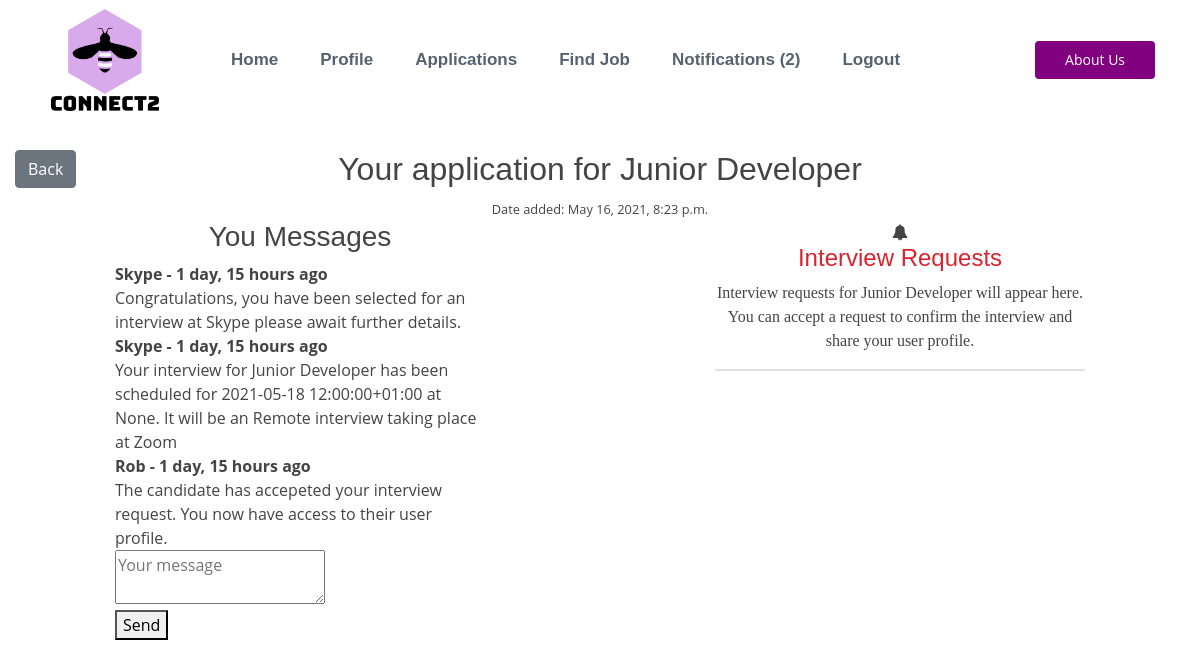
The app's page /application/6/216/ (signed in) with its own data.
### account/models.py (models this page shows, shortened)
class Application(models.Model):
    STATUS = {
        ('applied', 'applied'),
        ('second round', 'second round'),
        ('interview', 'interview'),
        ('accepted', 'accepted'),
        ('rejected', 'rejected'),
    }
    candidate = models.ForeignKey(
        Employee, on_delete=models.CASCADE, related_name='candidates')
    job = models.ForeignKey(Job, on_delete=models.CASCADE)
    status = models.CharField(max_length=15, choices=STATUS)
    updated = models.DateTimeField(auto_now=True)
    created = models.DateTimeField(auto_now_add=True)
    score = models.IntegerField(null=True)
    cover_letter = models.TextField(
        null=True)
    person_type = models.CharField(max_length=15, null=True)
    job_type = models.CharField(max_length=15, null=True)
    match = models.BooleanField(default=False)
    favourited = models.BooleanField(default=False)
    interview = models.BooleanField(default=False)

class Job(models.Model):
    STATUS = (
        ('Open', 'Open'),
        ('Closed', 'Closed'),
        ('Interview', 'Interview'),
    )
    CONTRACT = (
        ('Full Time', 'Full Time'),
        ('Part Time', 'Part Time'),
    )
    WORK = (
        ('Office', 'Office'),
        ('Remote', 'Remote'),
    )
    LENGTH = (
        ('Permanent', 'Permanent'),
        ('Temporary', 'Temporary'),
    )
    employer = models.ForeignKey(
        Employer, null=True, on_delete=models.CASCADE)
    date_created = models.DateTimeField(auto_now_add=True, null=True)
    status = models.CharField(max_length=200, null=True, choices=STATUS)
    title = models.CharField(max_length=200)
    description_role = models.TextField(max_length=2000, null=True, blank=True)
    description_personality = models.TextField(
        max_length=200000, null=True, blank=True)
    contract = models.CharField(max_length=200, null=True, choices=CONTRACT)
    office_type = models.CharField(max_length=200, null=True, choices=WORK)
    length = models.CharField(max_length=200, null=True, choices=LENGTH)
    ideal_person = models.CharField(max_length=200, null=True)
    location = models.CharField(max_length=200, null=True)
    num_hires = models.IntegerField(null=True)
    city = models.CharField(max_length=200, null=True)
    enviornment = models.TextField(
        max_length=2000, null=True, blank=True)
    created = models.DateTimeField(auto_now_add=True)
    job_round = models.IntegerField(null=True, default=1)
    no_applicants = models.IntegerField(default=0, null=True)
    def __str__(self):
        return self.title

class ConversationMessage(models.Model):
    application = models.ForeignKey(
        Application, related_name='conversationmessages', on_delete=models.CASCADE)
    content = models.TextField()
    employer = models.ForeignKey(
        Employer, related_name='conversationmessages', on_delete=models.CASCADE, null=True)
    employee = models.ForeignKey(
        Employee, related_name='conversationmessages', on_delete=models.CASCADE, null=True)
    created_by = models.ForeignKey(
        User, related_name='conversationmessages', on_delete=models.CASCADE, null=True)
    created_at = models.DateTimeField(auto_now_add=True)
    class Meta:
        ordering = ['created_at']

class User(AbstractUser):
    is_employee = models.BooleanField(default=False)
    is_employer = models.BooleanField(default=False)

### employee/views.py (the view, shortened to what this page needs)
def view_application(request, id, pk):
    app = get_object_or_404(
        Application, id=id)
    employee = Employee.objects.filter(pk=app.candidate.pk)
    print(employee)
    print(employee)
    user = request.user
    test = Job.objects.get(pk=pk)
    context = {
        'app': app,
        'test': test,
        'employee': employee
    }
    if app.status == "Interview" or "Accepted" or "Rejected":
        interviewdetails = InterviewPlan.objects.filter(application=app)
        context = {
            'interviewdetails': interviewdetails,
            'app': app,
            'test': test,
            'employee': employee
        }
    if request.user.is_employer:
        return render(request, 'employer/message.html', context)
    else:
        return render(request, 'employee/message.html', context)

### account/models.py (called while the page is built)
    def __str__(self):
        return f"{self.user.username}-{self.created}"

### notifications/context_processors.py (called while the page is built)
def notifications(request):
    if request.user.is_authenticated:
        return {'notifications': request.user.notifications.filter(is_read=False)}
    else:
        return {'notifications': []}

### employee/templates/employee/message.html (shortened to what this page needs)
{% extends 'employee/core.html' %}
{% block content %}
<div class="container-fluid">
    <div class="row">
        <div class="col-md-12">
            <div class="row">
                <div class="col-md-1">
                    <a class="btn  btn-secondary" href="{% url 'employee_applications' %}">Back</a>
                </div>
                <div class="col-md-10 text-center">
                    <h2 class="subtitle">Your application for {{ app.job }}</h2>
                    <small>Date added: {{ app.created }}</small>
                </div>
                <div class="col-md-1">
                </div>
            </div>
            <div class="row">
                <div class="col-md-1">
                </div>
                <div class="col-md-4 ">
                    <h3 class="text-center">
                        You Messages
                    </h3>
                    {% for message in app.conversationmessages.all %}
                    <div class="notification">
                        <b>{{ message.created_by.username }} - {{ message.created_at|timesince }} ago</b><br>
                        {{ message.content }}
                    </div>
                    {% empty %}
                    <p>No messages yet...</p>
                    <hr>
                    {% endfor %}
                    <form method="post" action=".">
                        <div class="field">
                            <div class="control">
                                <textarea class="textarea" placeholder="Your message" name="content"
                                    id="id_content"></textarea>
                            </div>
                        </div>
                        <div class="field">
                            <div class="control">
                                <button class="button is-success">Send</button>
                            </div>
                        </div>
                    </form>
                </div>
                <div class="col-md-2">
                </div>
                <div class="col-md-4">
                    <div class="icon-box text-center">
                        <i class="fa fa-bell g"></i>
                        <h4><a href="#">Interview Requests</a></h4>
                        <p>Interview requests for {{ app.job }} will appear here. You can accept a request to confirm
                            the interview and share your user profile. </p>
                        <div class="card">
                        </div>
                    </div>
                </div>
                <div class="col-md-1">
                </div>
            </div>
        </div>
    </div>
</div>
{% endblock %}

### static/core.css (style rules this page uses)
p { font-family: Georgia; }
.card { font-family: Georgia; }
body { font-family: "Open Sans", sans-serif; color: #444444; }
a { color: #d9232d; }
h1, h2, h3, h4, h5, h6 { font-family: "Raleway", sans-serif; }

### records on screen
Application: job "Junior Developer", created "May 16, 2021, 8:23 p.m."
ConversationMessage: created_by.username "Skype", created_at "1 day, 15 hours", content "Congratulations, you have been selected for an interview at Skype please await further details."
ConversationMessage: created_by.username "Skype", created_at "1 day, 15 hours", content "Your interview for Junior Developer has been scheduled for 2021-05-18 12:00:00+01:00 at None. It will be an Remote interview taking place at Zoom"
ConversationMessage: created_by.username "Rob", created_at "1 day, 15 hours", content "The candidate has accepeted your interview request. You now have access to their user profile."

### other values on screen
{{ notifications.count }} "2"
